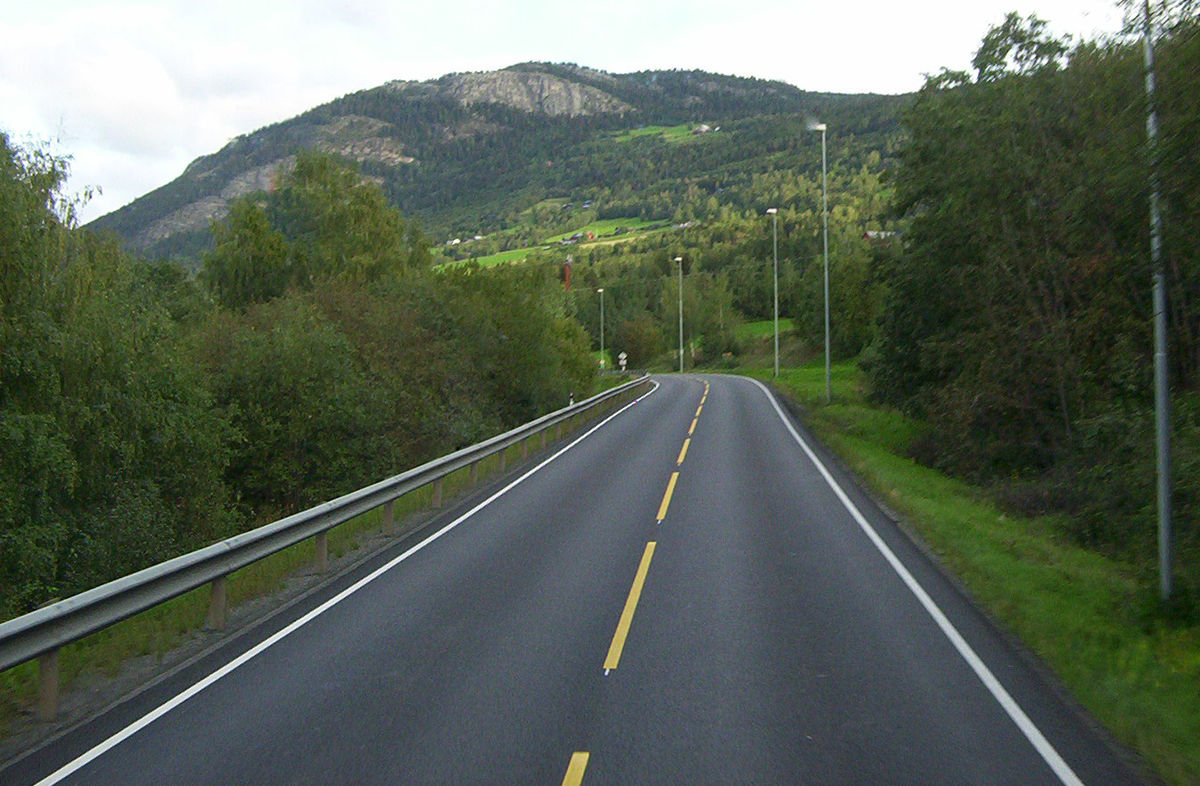
#> input picture HW1/test.jpg, 1200 x 786 px
$ python HW1.py
#> lines starting #> are read from the running program, lines starting #| are printed output that depends on the picture; after the words box and inside, x2 and y2 are one past the last pixel; in counts of white or black regions, pixels touching at a corner belong together
import cv2
import numpy as np
import time
if __name__ == '__main__':
    inputImage = cv2.imread("test.jpg",0)
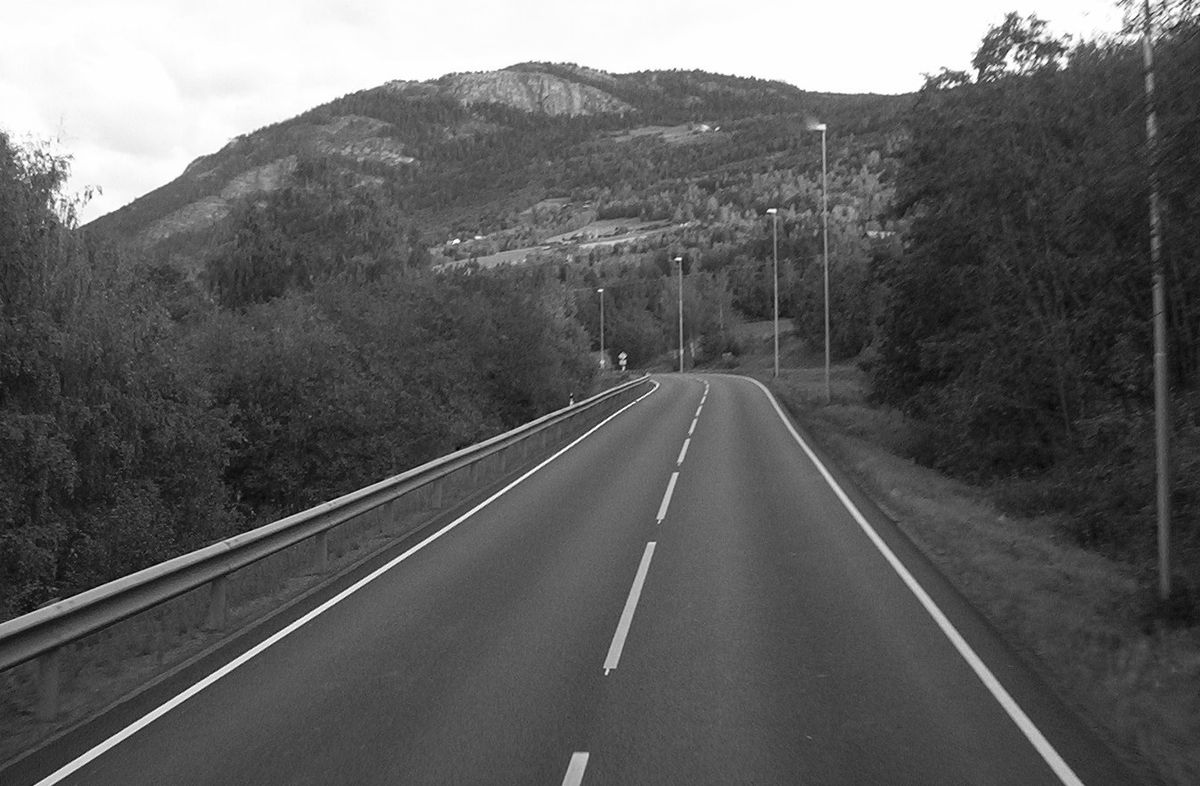
#> inputImage: shape (786, 1200); min 0, max 255, mean 95.1
    _, thr = cv2.threshold(inputImage, 127, 255, cv2.THRESH_BINARY)
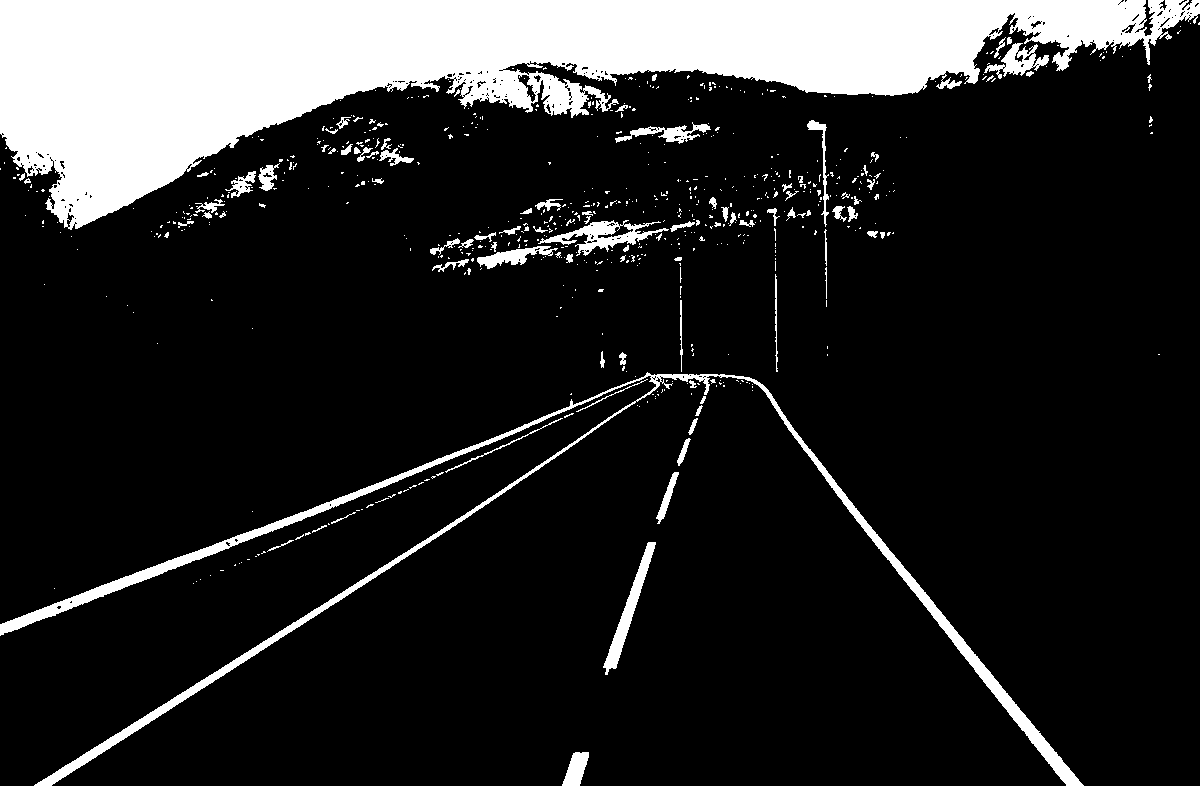
#> thr: shape (786, 1200); 15.7% white; 659 white regions (569 under 20 px), largest, box (x1, y1, x2, y2) and area: (0, 0, 1200, 230) 119475, (0, 372, 1084, 786) 14062, (538, 220, 669, 256) 1538
    cv2.imwrite("origin.jpg", thr)
    cv2.imshow("thr",thr)
    cv2.waitKey()

    kernel9 = np.ones((900,900), np.uint8)
    kernel3 = np.ones((3,3), np.uint8)

    start = time.time()
    res1 = cv2.erode(thr, kernel3)#侵蝕
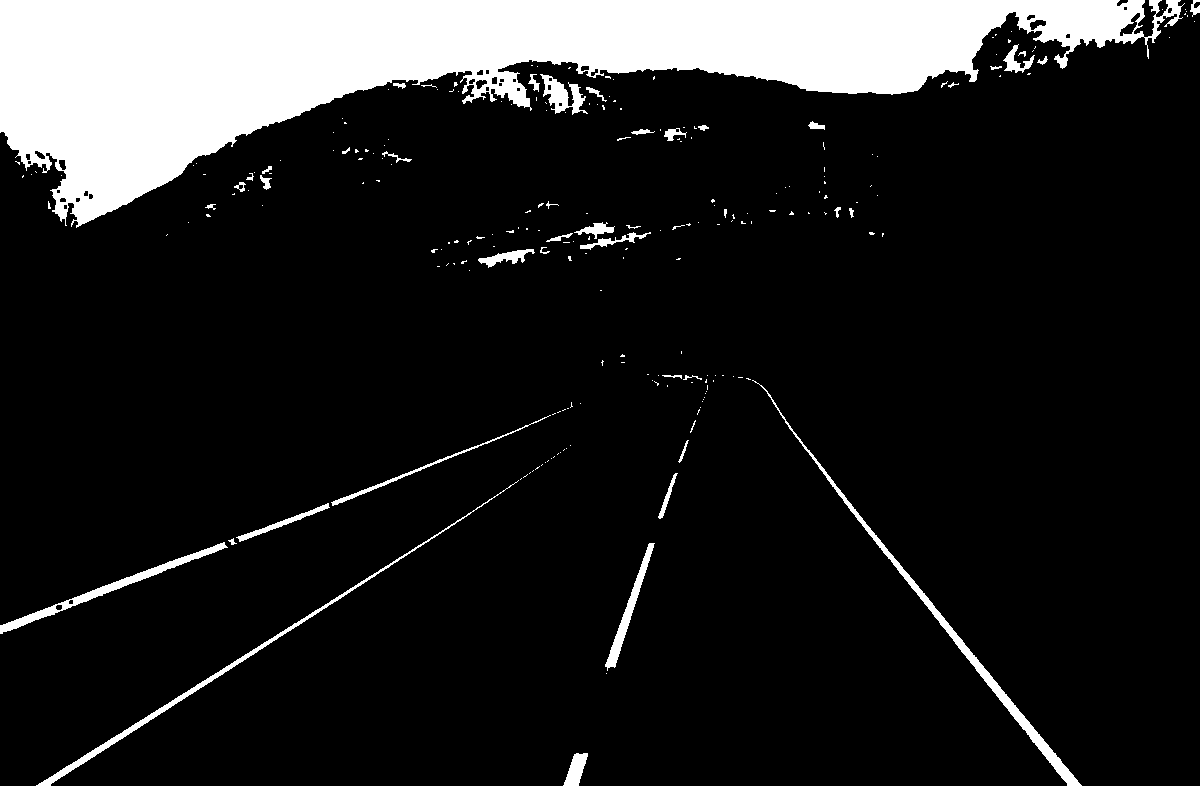
#> res1: shape (786, 1200); 13.4% white; 234 white regions (188 under 20 px), largest, box (x1, y1, x2, y2) and area: (0, 0, 1185, 228) 112187, (752, 380, 1082, 786) 3066, (36, 480, 519, 786) 2163
    print("--------------------- 侵蝕: kernel(3,3): {0} -----------------------".format(time.time()- start))
    cv2.imwrite("kernel3.jpg", res1)
    cv2.waitKey()


    start = time.time()
    res2 = cv2.erode(thr, kernel9)#侵蝕
#> res2: shape (786, 1200); every value is 0
    print("--------------------- 侵蝕: kernel(900,900){0} ---------------------".format(time.time()- start))
    cv2.imwrite("kernel9.jpg", res2)
    cv2.waitKey()


    start = time.time()
    res3 = cv2.erode(thr, kernel3)#侵蝕
    print("--------------------- 侵蝕: kernel(3,3), 使用加速: {0} --------------".format(time.time()- start))
    cv2.imwrite("enable_optimize.jpg", res3)
    cv2.waitKey()

    cv2.setUseOptimized(False)#  停用加速

    start = time.time()
    res4 = cv2.erode(thr, kernel3)#侵蝕
    print("--------------------- 侵蝕: kernel(3,3), 停用加速: {0} --------------".format(time.time()- start))
    cv2.imwrite("disable_optimize.jpg", res4)
    cv2.waitKey()
